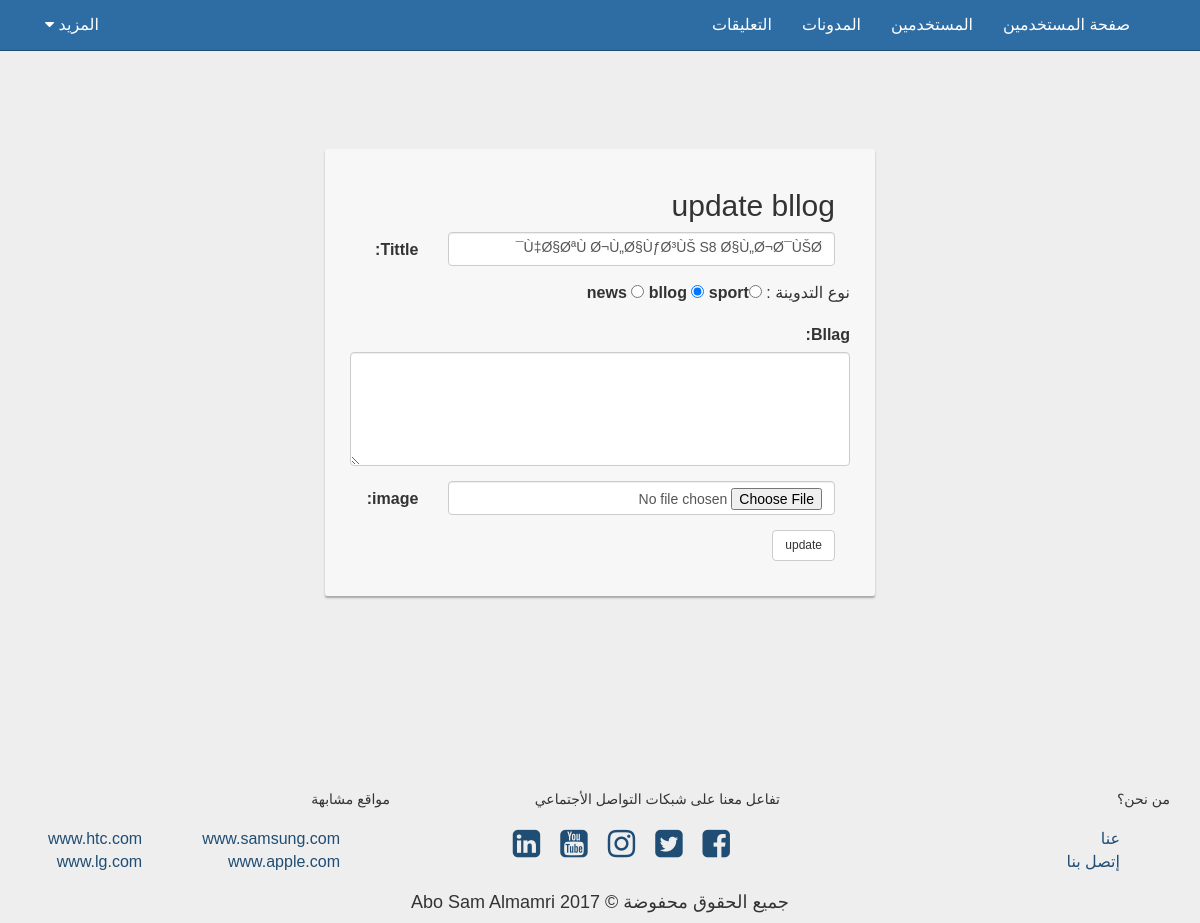
The page /Admin/update_bllog.php?id=30 (signed in) on the database its author committed.
### tables this page shows
CREATE TABLE IF NOT EXISTS `bllog` (
  `id` int(11) NOT NULL AUTO_INCREMENT,
  `id_p` int(11) DEFAULT NULL,
  `type` varchar(200) NOT NULL,
  `title` varchar(500) NOT NULL,
  `author` varchar(200) DEFAULT NULL,
  `text` text NOT NULL,
  `image` varchar(200) DEFAULT NULL,
  `image2` varchar(200) DEFAULT NULL,
  `text2` text,
  `image3` varchar(200) DEFAULT NULL,
  `text3` text,
  `image4` varchar(200) DEFAULT NULL,
  `text4` text,
  `image5` varchar(200) DEFAULT NULL,
  `text5` text,
  `image6` varchar(200) DEFAULT NULL,
  `text6` text,
  `date_p` varchar(200) NOT NULL,
  `date_u` timestamp NOT NULL DEFAULT CURRENT_TIMESTAMP ON UPDATE CURRENT_TIMESTAMP,
  PRIMARY KEY (`id`)
);

### Admin/update_bllog.php (the view, shortened to what this page needs)
<?php
if  (@$_SESSION['type']=='Admin')
{
include "conn.php" ;
include "Header.php";
if ($con)
{
  if (isset($_GET['id']))
  {
      $sql= "select * from bllog where id=" .$_GET['id'];
	     if($qry=mysqli_query($con,$sql))
	    {
		  if (mysqli_num_rows($qry) )
		   {
			   $bllog=mysqli_fetch_array($qry) ;
			 echo "  <div class='container-fluid content-wrapper'>
    <div class='row'>
        <div class='col-md-6 col-md-offset-3'>
            <div class='card card-container'>
  <h2> <div class='card-header'>update bllog</div></h2>
  <form class='form-horizontal' role='form'  method=post enctype='multipart/form-data'>
	  <div class='form-group'>
      <label class='control-label col-sm-2' for='title'>Tittle: </label>
      <div class='col-sm-10'>
        <input type='text' name='title' value='".$bllog['title']."' class='form-control' id='title' placeholder='Enter blagg tittle'>
      </div>
    </div>
	<div class='form-group'>
      نوع التدوينة  : <label><input type='radio' value ='sport'   name='type'  " ; if ($bllog['type']=='sport') echo 'checked' ;    echo" >sport</label>
      <label><input type='radio' value ='bllog '  name='type' " ; if ($bllog['type']=='bllog') echo 'checked' ;    echo">  bllog </label>
	   <label><input type='radio' value ='news'  name='type' " ; if ($bllog['type']=='news') echo 'checked' ;    echo">  news</label>
    </div>
	<div class='form-group'>
  <label for='comment'>Bllag:</label>
  <textarea class='form-control' rows='5'  name='text' value='".$bllog['text']."' id='text'  ></textarea>
</div>
<div class='form-group'>
      <label class='control-label col-sm-2' for='pwd'>image:</label>
      <div class='col-sm-10'>
        <input type='file'  name='fname' value='".$bllog['image']."' class='form-control' id='pwd' >
      </div>
    </div>
    <div class='form-group'>
      <div class='col-sm-offset-2 col-sm-10'>
        <button type='submit' class='btn btn-default' name='sbmt' >update </button>
      </div>
    </div>
  </form>
</div>
</div> </div></div>
";
		   }
	    }
  }
}
else
echo "no connection" ;
include "footer.php";
}
else
{
	 echo " <script > alert('HHHHHHHHHHHHHHHHHHHHHHHHHHHHHHHHHHHHHHHHHHHHHHHH ') ; </script>	 "  ;
   echo " <script>location.replace('../login.php') </script> " ;
}
?>

### css/card.css (style rules this page uses)
.card-container.card { max-width: 550px; padding: 20px 40px; }
.card { background-color: #F7F7F7; padding: 20px 25px 30px; margin: 0 auto 25px; margin-top: 0px; -moz-border-radius: 2px; -webkit-border-radius: 2px; border-radius: 2px; -moz-box-shadow: 0px 2px 2px rgba(0, 0, 0, 0.3); -webkit-box-shadow: 0px 2px 2px rgba(0, 0, 0, 0.3); box-shadow: 0px 2px 2px rgba(0, 0, 0, 0.3); }

### css/mysheet.css (style rules this page uses)
body { font-family: "Droid Arabic Kufi",Calibri,sans-serif; font-size: medium; font-weight: normal; background-color: #EEE; }
.content-wrapper { margin-top:80px; }

### rows shown on the page
bllog: title "Ù‡Ø§ØªÙ Ø¬Ù„Ø§ÙƒØ³ÙŠ S8 Ø§Ù„Ø¬Ø¯ÙŠØ¯", type "☐ sport", type "☑ bllog", type "☐ news"
